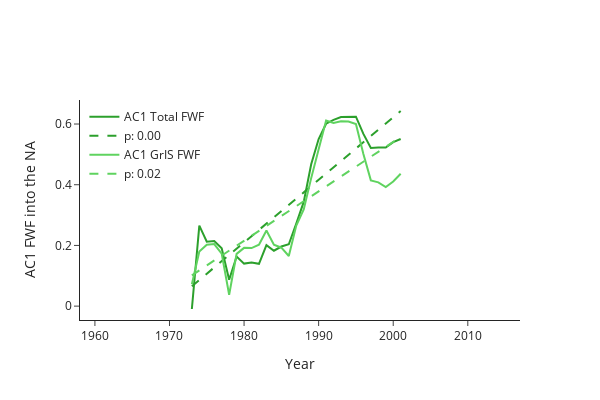

The code cell stored with this chart in its notebook:
### Code cell
fig = go.Figure()
fig.add_trace(go.Scatter(x=years_1958_2016+window_length//2, y=AC_totalFWF, mode='lines', name='AC1 Total FWF', line=dict(color='#2CA02C')))
fig.add_trace(go.Scatter(x=years_1958_2016+window_length//2, y=slopeAC_FWF * np.arange(len(AC_totalFWF)) + interceptAC_FWF, mode='lines', name=f'p: {pvalAC_FWF:.2f}', line=dict(color='#2CA02C', dash='dash')))

fig.add_trace(go.Scatter(x=years_1958_2016+window_length//2, y=AC_grFWF, mode='lines', name='AC1 GrIS FWF', line=dict(color='#5FD35F')))
fig.add_trace(go.Scatter(x=years_1958_2016+window_length//2, y=slopeAC_grFWF * np.arange(len(AC_grFWF)) + interceptAC_grFWF, mode='lines', name=f'p: {pvalAC_grFWF:.2f}', line=dict(color='#5FD35F', dash='dash')))

fig.update_layout(xaxis_range = [1958, 2017], width=600,height=400, xaxis_title='Year', yaxis_title='AC1 FWF into the NA', legend=dict(x=0.01, y=0.99), template='simple_white')
